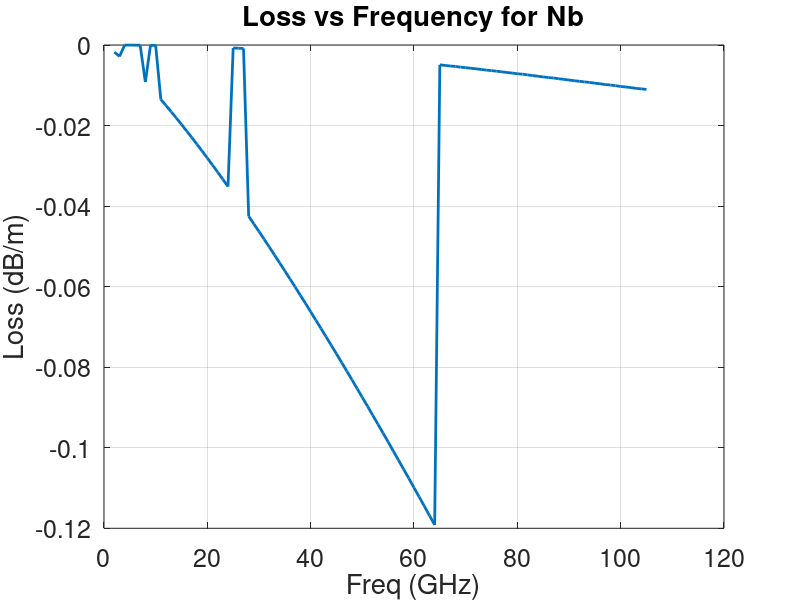
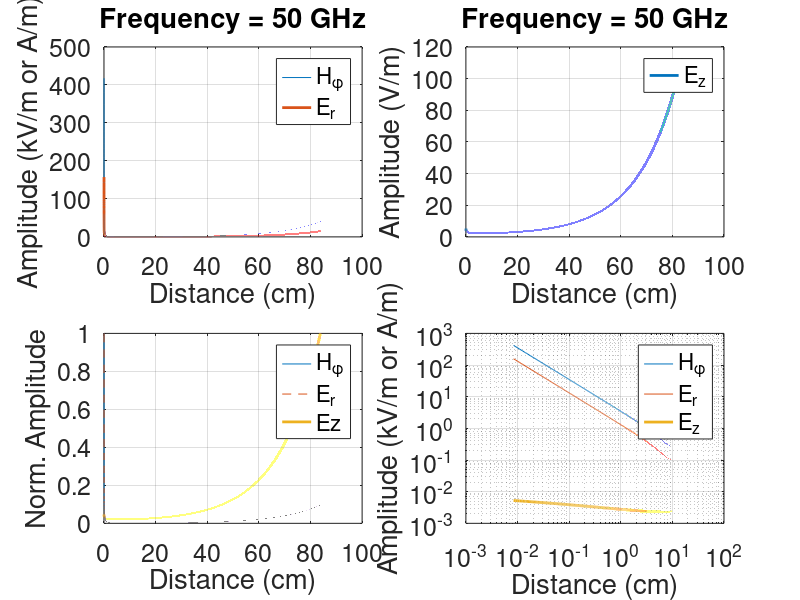
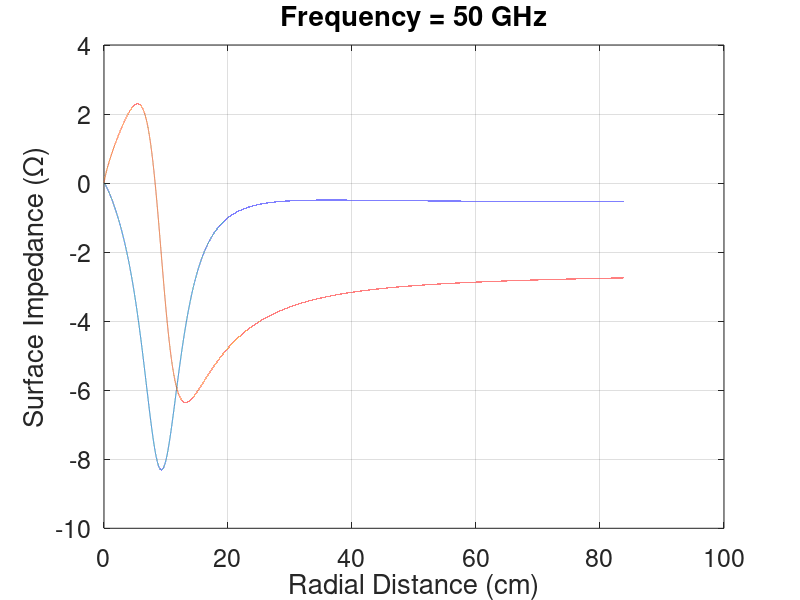

MATLAB code for these plots, in order: (Note: this script raises an error after producing the figures.)
clear all;
clc;


%Constants
%King and Wiltse: Surface-Wave Propagation


T = 4.2;                        % in K
Tc = 9.26;                      % in K
n = 5.56e28;                    % in /m3, Ref: Mermin, Ashcroft, Solid State Physics, pg 5
nn = n*(T/Tc)^4;
ns = n - nn;

freq = [2:105]*10^9; %Frequency 
lambda_L = 32e-9;               % Penetration Depth
c = 3e8;
a = 0.08382*1e-3;
mu0 = 4*pi*10^-7;
tau = 1e-12;
e = 1.6e-19;
m = 9.1e-31;
ns = m/(mu0 * lambda_L^2 * e^2);
sigma1 = nn*(e^2)*tau./(m*(1+(2*pi*freq*tau).^2));                                                          % For SC Nb
sigma2 = ns * e^2 ./ (m * 2*pi*freq) + nn*(e^2)*tau^2*(2*pi*freq).^2./(m*(2*pi*freq+tau^2*(2^3*pi^3*freq.^3)));    % For SC Nb
%sigmac = 7e6;                                           % For normal Nb
%sigmac = 5.8e7;                                         % For normal Cu
%sigmac = 3.8e7;                                         % For normal Al
%sigmac = 1.67e7;                                        % For normal Zn
muc = mu0;
%kc=sqrt(2*pi*freq*muc*sigmac)*exp(-1i*pi/4);            % For normal Nb/Cu
sigmac = sigma1 - 1i*sigma2;                             % For SC Nb
kc=sqrt(-1i*2*pi*muc.*freq.*sigmac);                         % For SC Nb
gammac = kc;

for pp=1:length(freq)
    w1 = 2*pi*freq(pp);
    k = w1/c;

    f = @(g) abs(besselh(0,((g(1)+1i*g(2))*a))./besselh(1,(g(1)+1i*g(2))*a)-1i*k.^2./((g(1)+1i*g(2))*kc(pp)));  % The parameterized function.
    X(pp,:) = fminsearch(@(g) f(g),[15, 15]);

    gr(pp)=X(pp,1);
    gi(pp)=X(pp,2);
end
    
%% Plot Loss

gamma=gr+1i*gi;
k=2*pi*freq/c;
h=sqrt(k.^2-gamma.^2);

theta=angle(gamma*a);

beta=abs(gamma.*a).^2./(2*k*a.^2).*sin(2*theta); %Loss in Np/m

figure(1)
plot(freq/10^9,-beta*8.685889638, 'Linewidth',2)             
xlabel('Freq (GHz)')
ylabel('Loss (dB/m)')
title('Loss vs Frequency for Nb')
set(gca,'Fontsize',18)
grid on

%% Plot fields
A=1;
Nf=49; % Choose Frequency
r = linspace(a, 10000*a, 100000);
Hphi=1i*A*k(Nf)^2/(2*pi*freq(Nf)*mu0*gamma(Nf))*besselh(1,(gr(Nf)+1i*gi(Nf))*r);
Er=1i*A*h(Nf)/(gamma(Nf))*besselh(1,(gr(Nf)+1i*gi(Nf))*r);
Ez=A*besselh(0,(gr(Nf)+1i*gi(Nf))*r);


figure(2)
subplot(2,2,1),plot(r*100,abs(Hphi),r*100,abs(Er)/10^3,'Linewidth',2)
title(['Frequency = ' num2str(freq(Nf)/10^9) ' GHz'])
xlabel('Distance (cm)')
ylabel('Amplitude (kV/m or A/m)')
set(gca,'Fontsize',18)
legend('H_\phi','E_r')
grid on

subplot(2,2,2),plot(r*100,abs(Ez),'Linewidth',2)
title(['Frequency = ' num2str(freq(Nf)/10^9) ' GHz'])
xlabel('Distance (cm)')
ylabel('Amplitude (V/m)')
set(gca,'Fontsize',18)
legend('E_z')
grid on

subplot(2,2,3),plot(r*100,abs(Hphi)/max(abs(Hphi)),r*100,abs(Er)/max(abs(Er)),'--',r*100,abs(Ez)/max(abs(Ez)),'Linewidth',2)
%title(['Frequency = ' num2str(ff(Nf)/10^9) ' GHz'])
xlabel('Distance (cm)')
ylabel('Norm. Amplitude')
set(gca,'Fontsize',18)
legend('H_\phi','E_r','Ez')
grid on

subplot(2,2,4)
loglog(r*100,abs(Hphi),r*100,abs(Er)/10^3,r*100,abs(Ez)/10^3, 'Linewidth',2)
%title(['Frequency = ' num2str(ff(Nf)/10^9) ' GHz'])
xlabel('Distance (cm)')
ylabel('Amplitude (kV/m or A/m)')
set(gca,'Fontsize',18)
legend('H_\phi','E_r','E_z')
grid on


figure(3)
Zs = Ez./Hphi;
plot(r*100, real(Zs), r*100, imag(Zs))
title(['Frequency = ' num2str(freq(Nf)/10^9) ' GHz'])
xlabel('Radial Distance (cm)')
ylabel('Surface Impedance (\Omega)')
set(gca,'Fontsize',18)
grid on

Frequency=freq(Nf);

%save Fields Frequency r Hphi Er Ez % in GHz meters A/m V/m V/m

%%
load BareWireLareRadius
figure(3)
rhfss=BareWireLargeRadius(:,1)*100;
loglog(rhfss,BareWireLargeRadius(:,2:end),rhfss,BareWireLargeRadiusMode2(:,2:end))

Escale=90;

loglog(r*100,abs(Ez)/Escale,rhfss,BareWireLargeRadius(:,[2 4])/10^10,rhfss,BareWireLargeRadiusMode2(:,3)/10^10)
loglog(r*100,abs(Ez)/Escale,'k',rhfss,BareWireLargeRadiusMode2(:,3)/10^10,'r--','Linewidth',2)
xlim([1 400])


figure(4)
loglog(r*100,abs(Er)/Escale,rhfss,BareWireLargeRadius(:,[8 10])/10^10,rhfss,BareWireLargeRadiusMode2(:,9)/10^10)
loglog(r*100,abs(Er)/Escale,'k',rhfss,BareWireLargeRadiusMode2(:,9)/10^10,'r--','Linewidth',2)
xlim([1 400])

figure(5)
loglog(r,abs(Ez)/Escale,'k',rhfss/100,BareWireLargeRadiusMode2(:,3)/10^10,'r--',...
    r,abs(Er)/Escale,'b',rhfss/100,BareWireLargeRadiusMode2(:,9)/10^10,'g--','Linewidth',2)
xlim([0.01 4])

legend('E_z Theory','E_z FEM','E_r Theory','E_r FEM') 
xlabel('Distance (m)')
ylabel('E-field (V/m)')
set(gca,'Fontsize',18)


